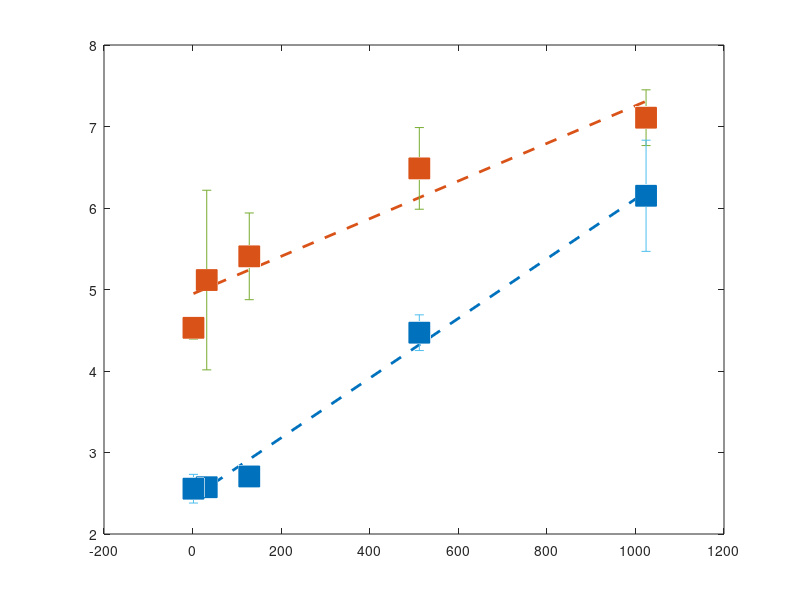

This chart was generated by the following MATLAB code: (Note: this script raises an error after producing the figure.)
clearvars
close all
load('Temporal noise.mat')

f1 = figure( 'Units', 'normalized', 'Position', [0.1 0.25 1 0.6] );

x = [olddev(:,1), newdev(:,1)];
y = [olddev(:,2), newdev(:,2)];
err = [olddev(:,3), newdev(:,3)];

p_old = polyfit(newdev(:,1),newdev(:,2),1); 
p_new = polyfit(olddev(:,1),olddev(:,2),1); 

f_old = polyval(p_old, newdev(:,1));
f_new = polyval(p_new, olddev(:,1));
%blue [0 0.4470 0.7410]
%orange [0.8500 0.3250 0.0980]
dash_l1 = plot(newdev(:,1), newdev(:,2), 's' ,...
    'MarkerSize', 15, 'MarkerFaceColor', [0 0.4470 0.7410]);
hold on

dash_l2 = plot(olddev(:,1), olddev(:,2), 's' ,...
    'MarkerSize', 15, 'MarkerFaceColor', [0.8500 0.3250 0.0980]);

line_l1 = plot(newdev(:,1), f_old, '--' ,...
    'LineWidth', 2, 'Color', [0 0.4470 0.7410]);
line_l2 = plot(olddev(:,1), f_new, '--' ,...
    'LineWidth', 2, 'Color', [0.8500 0.3250 0.0980]);

eb_l = errorbar(x,y, err, 's', 'LineWidth', 5,...
    'Marker', 'none','Color', [0.6 0.6 0.6]);
uistack(eb_l, 'bottom')

title('Comparison of temporal noise between 4T-APS and 3T-APS')
lgd = legend({'','','4T-APS', '3T-APS'});
lgd.Location = 'best';

xlim([-15, 1040])
xlabel('Settling Time (Clocks)')

ylim([0, 8])
ylabel('Temporal Noise (DN)')
set(gca,'YTickLabel',sprintf('%d\n',0:8))

set(gca,'FontSize', 24)
set(gca,'LineWidth', 2)

legend boxoff

set(gca, 'Position', [0.0650 0.1100 0.9100 0.8150])